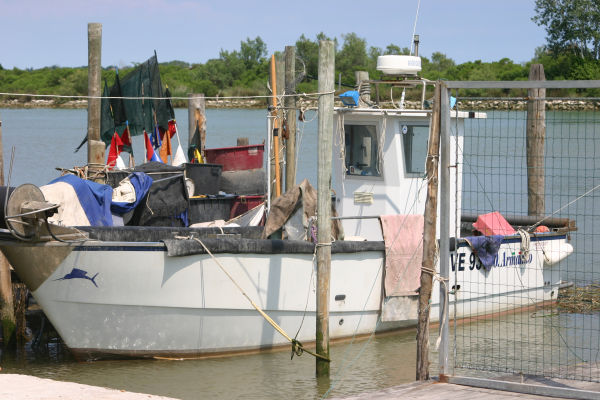
#> input picture python-libraries/numpy/boat.jpg, 600 x 400 px
$ python zoom-image.py
#> lines starting #> are read from the running program, lines starting #| are printed output that depends on the picture
# Author:  Martin McBride
# Created: 2021-03-16
# Copyright (C) 2021, Martin McBride
# License: MIT

import numpy as np
from PIL import Image
from scipy import ndimage

img_in = Image.open('boat.jpg')
#> img_in is the input picture: PIL image 600x400 RGB; mean R, G, B 143.2, 144.1, 140.7
array = np.array(img_in)

zoom_array = ndimage.zoom(array, (0.5, 0.5, 1))
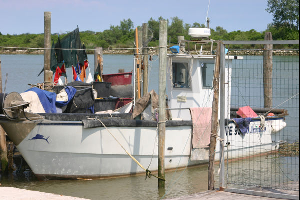
#> zoom_array: shape (200, 300, 3); mean R, G, B 142.8, 143.8, 140.3

img_out = Image.fromarray(zoom_array)
img_out.save('shrink-boat.jpg')

zoom_array = ndimage.zoom(array, (2, 2, 1))
#> zoom_array: shape (800, 1200, 3)

img_out = Image.fromarray(zoom_array)
img_out.save('expand-boat.jpg')

zoom_array = ndimage.zoom(array, (0.25, 1, 1))
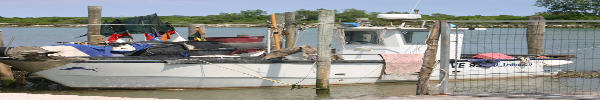
#> zoom_array: shape (100, 600, 3); mean R, G, B 143.6, 144.5, 141.2

img_out = Image.fromarray(zoom_array)
img_out.save('stretch-boat.jpg')
